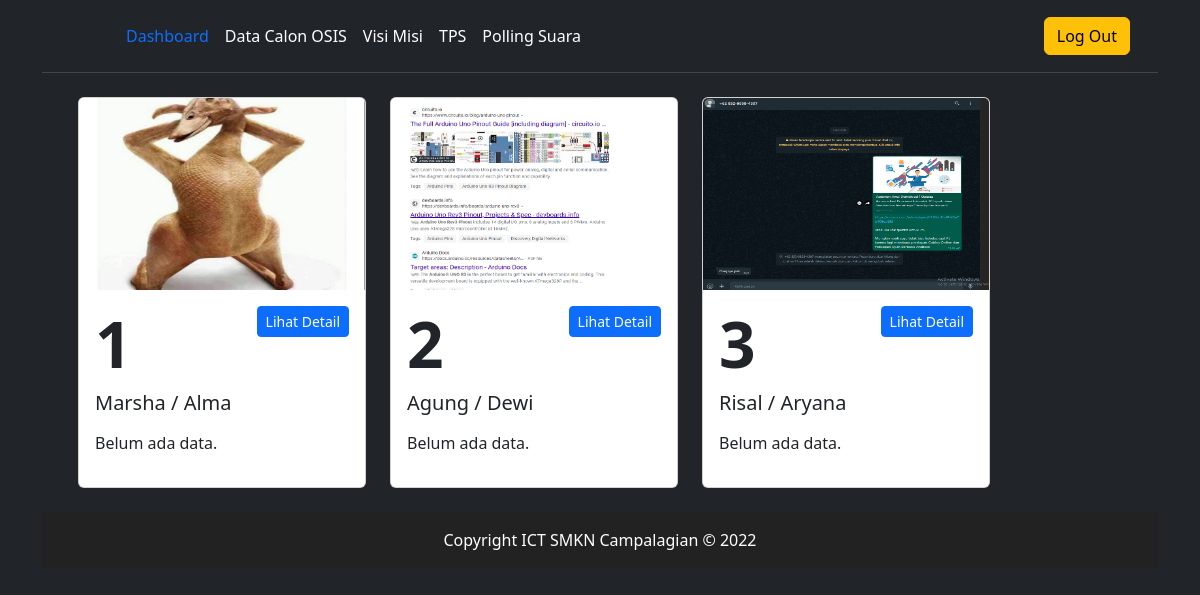
Page /admin/dashboard.php (signed in) on the committed database.
### tables this page shows
CREATE TABLE `calon` (
  `id` int(11) NOT NULL,
  `nomor` int(11) NOT NULL,
  `nama` varchar(255) NOT NULL,
  `wakil` varchar(255) NOT NULL,
  `foto` text NOT NULL
);

### admin/dashboard.php (the view)
<?php
include("inc_header.php"); ?>
<?php
$sql = "SELECT * FROM calon ORDER BY nomor ASC";
$q = mysqli_query($koneksi, $sql);
?>
<div class="container">
    <div class="d-flex flex-wrap gap-4">
        <?php while ($r = mysqli_fetch_array($q)) { ?>
        <div class="card" style="width: 18rem;">
            <img src="<?= parse_url_gambar($r['foto']) ?>" class="card-img-top" alt="Foto Calon Kandidat"
                style="height: 12rem;">
            <div class="card-body" style="position: relative;">
                <h1 style="font-weight: 700; font-size: 4rem;">
                    <?= $r['nomor'] ?>
                </h1>
                <h5 class="card-title">
                    <?= $r['nama'] . ' / ' . $r['wakil'] ?>
                </h5>
                <p class="card-text text-secondary" style="color: #ddd;">
                    <?= ambil_visi_misi($r['id'], 5) ?>
                </p>
                <a style="position: absolute; right: 1rem; top: 1rem;"
                    href="dashboard_visi_detail.php?calon_id=<?= $r['id'] ?>" class="btn btn-sm btn-primary">Lihat
                    Detail</a>
            </div>
        </div>
        <?php } ?>
    </div>
</div>
<?php include("inc_footer.php") ?>

### inc/inc_fungsi.php (shortened to what this page needs)
<?php
function url_dasar()
{
    return 'http://localhost/epolling';
}
function parse_url_gambar($gambar)
{
    return url_dasar() . '/gambar/' . $gambar;
}
function ambil_visi_misi($id, $kata = -1)
{
    global $koneksi;
    $sql = "SELECT * FROM visi WHERE calon_id=$id";
    $q = mysqli_query($koneksi, $sql);
    $ret = '';
    if (mysqli_num_rows($q) > 0) {
        $r = mysqli_fetch_array($q);
        $ret = $r['isi'];
        if ($kata != -1) {
            $daftar_kata = explode(" ", $ret);
            $daftar_kata = array_slice($daftar_kata, 0, $kata < count($daftar_kata) ? $kata : count($daftar_kata) - 1);
            $ret = implode(" ", $daftar_kata) . "....";
        }
    } else {
        $ret = '<p>Belum ada data.</p>';
    }
    return $ret;
}
?>

### rows in the picture
calon: foto (picture), nomor "1", nama "Marsha", wakil "Alma"
calon: foto (picture), nomor "2", nama "Agung", wakil "Dewi"
calon: foto (picture), nomor "3", nama "Risal", wakil "Aryana"
